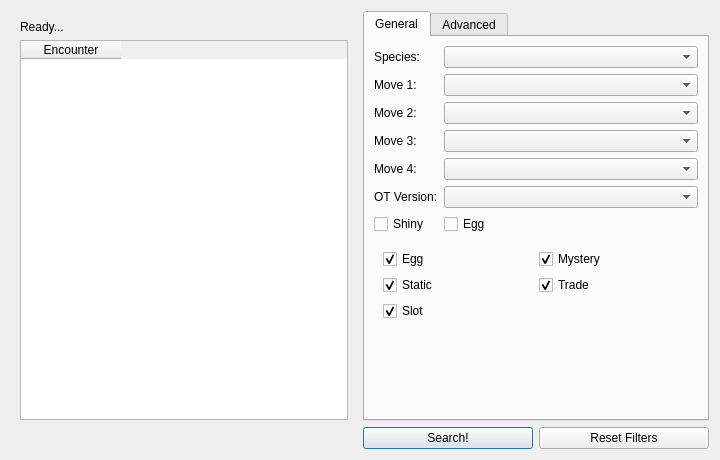
<?xml version="1.0" encoding="UTF-8"?>
<ui version="4.0">
 <class>SAV_Encounters</class>
 <widget class="QDialog" name="SAV_Encounters">
  <property name="windowTitle">
   <string>Database</string>
  </property>
  <property name="minimumSize">
   <size>
    <width>720</width>
    <height>460</height>
   </size>
  </property>
  <layout class="QHBoxLayout" name="Workspace">
   <item>
    <widget class="QWidget" name="P_Results">
     <layout class="QVBoxLayout" name="ResultsCol">
      <item>
       <widget class="QLabel" name="L_Count">
        <property name="text">
         <string>Ready...</string>
        </property>
       </widget>
      </item>
      <item>
       <widget class="QTableWidget" name="EncounterPokeGrid">
        <property name="columnCount">
         <number>1</number>
        </property>
        <column>
         <property name="text">
          <string>Encounter</string>
         </property>
        </column>
       </widget>
      </item>
      <item>
       <widget class="QLabel" name="L_Viewed">
        <property name="text">
         <string/>
        </property>
       </widget>
      </item>
     </layout>
    </widget>
   </item>
   <item>
    <layout class="QVBoxLayout" name="FilterRail">
     <item>
      <widget class="QTabWidget" name="TC_SearchOptions">
       <widget class="QWidget" name="Tab_General">
        <attribute name="title">
         <string>General</string>
        </attribute>
        <layout class="QFormLayout" name="TLP_Filters">
         <item row="0" column="0">
          <widget class="QLabel" name="Label_Species">
           <property name="text">
            <string>Species:</string>
           </property>
          </widget>
         </item>
         <item row="0" column="1">
          <widget class="QComboBox" name="CB_Species"/>
         </item>
         <item row="1" column="0">
          <widget class="QLabel" name="L_Move1">
           <property name="text">
            <string>Move 1:</string>
           </property>
          </widget>
         </item>
         <item row="1" column="1">
          <widget class="QComboBox" name="CB_Move1"/>
         </item>
         <item row="2" column="0">
          <widget class="QLabel" name="L_Move2">
           <property name="text">
            <string>Move 2:</string>
           </property>
          </widget>
         </item>
         <item row="2" column="1">
          <widget class="QComboBox" name="CB_Move2"/>
         </item>
         <item row="3" column="0">
          <widget class="QLabel" name="L_Move3">
           <property name="text">
            <string>Move 3:</string>
           </property>
          </widget>
         </item>
         <item row="3" column="1">
          <widget class="QComboBox" name="CB_Move3"/>
         </item>
         <item row="4" column="0">
          <widget class="QLabel" name="L_Move4">
           <property name="text">
            <string>Move 4:</string>
           </property>
          </widget>
         </item>
         <item row="4" column="1">
          <widget class="QComboBox" name="CB_Move4"/>
         </item>
         <item row="5" column="0">
          <widget class="QLabel" name="L_Version">
           <property name="text">
            <string>OT Version:</string>
           </property>
          </widget>
         </item>
         <item row="5" column="1">
          <widget class="QComboBox" name="CB_GameOrigin"/>
         </item>
         <item row="6" column="0">
          <widget class="QCheckBox" name="CHK_Shiny">
           <property name="text">
            <string>Shiny</string>
           </property>
          </widget>
         </item>
         <item row="6" column="1">
          <widget class="QCheckBox" name="CHK_IsEgg">
           <property name="text">
            <string>Egg</string>
           </property>
          </widget>
         </item>
         <item row="7" column="0" colspan="2">
          <widget class="QWidget" name="TypeFilters">
           <layout class="QGridLayout" name="TypeGrid">
            <item row="0" column="0">
             <widget class="QCheckBox" name="Egg">
              <property name="text">
               <string>Egg</string>
              </property>
              <property name="checked">
               <bool>true</bool>
              </property>
             </widget>
            </item>
            <item row="0" column="1">
             <widget class="QCheckBox" name="Mystery">
              <property name="text">
               <string>Mystery</string>
              </property>
              <property name="checked">
               <bool>true</bool>
              </property>
             </widget>
            </item>
            <item row="1" column="0">
             <widget class="QCheckBox" name="Static">
              <property name="text">
               <string>Static</string>
              </property>
              <property name="checked">
               <bool>true</bool>
              </property>
             </widget>
            </item>
            <item row="1" column="1">
             <widget class="QCheckBox" name="Trade">
              <property name="text">
               <string>Trade</string>
              </property>
              <property name="checked">
               <bool>true</bool>
              </property>
             </widget>
            </item>
            <item row="2" column="0">
             <widget class="QCheckBox" name="Slot">
              <property name="text">
               <string>Slot</string>
              </property>
              <property name="checked">
               <bool>true</bool>
              </property>
             </widget>
            </item>
           </layout>
          </widget>
         </item>
        </layout>
       </widget>
       <widget class="QWidget" name="Tab_Advanced">
        <attribute name="title">
         <string>Advanced</string>
        </attribute>
        <layout class="QVBoxLayout" name="AdvancedLayout">
         <item>
          <widget class="QPlainTextEdit" name="RTB_Instructions"/>
         </item>
        </layout>
       </widget>
      </widget>
     </item>
     <item>
      <layout class="QHBoxLayout" name="SearchRow">
       <item>
        <widget class="QPushButton" name="B_Search">
         <property name="text">
          <string>Search!</string>
         </property>
        </widget>
       </item>
       <item>
        <widget class="QPushButton" name="B_Reset">
         <property name="text">
          <string>Reset Filters</string>
         </property>
        </widget>
       </item>
      </layout>
     </item>
    </layout>
   </item>
  </layout>
 </widget>
 <resources/>
 <connections/>
</ui>
